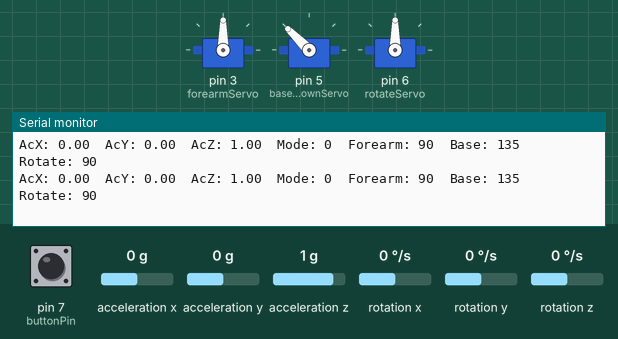
Simulated run of this sketch. Board: Arduino Uno, built with avr-gcc and run on an emulated ATmega328P. Parts: 3 × servo, the last lines printed to the serial monitor. The inputs (shaded band) are chosen by the test bench; at power-on: acceleration x 0 g, acceleration y 0 g, acceleration z 1 g, pin 7 (buttonPin) HIGH, rotation x 0 °/s, rotation y 0 °/s, rotation z 0 °/s.

Above: at 2.2 s.
2.3 s: acceleration x set to -0.2 g
At 2.46 s:
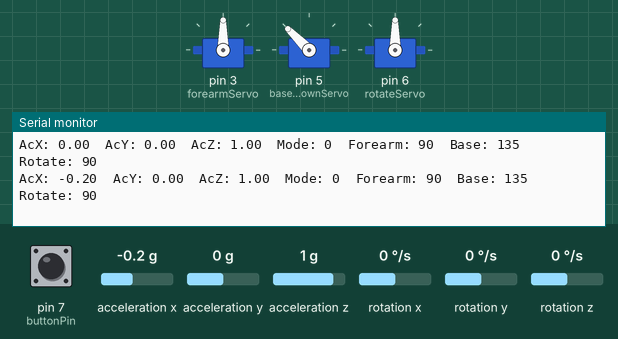
8.4 s: acceleration y set to -0.2 g
At 8.46 s:
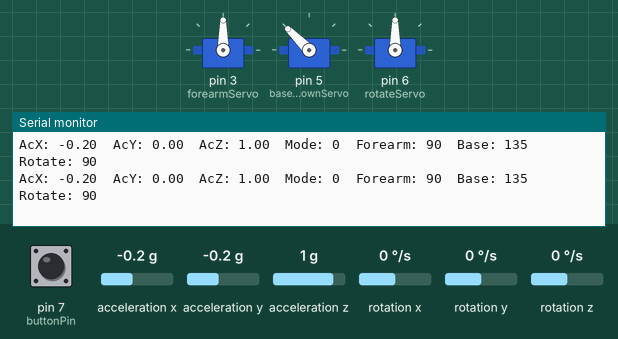
11.4 s: acceleration z set to 0.1 g
At 11.45 s:
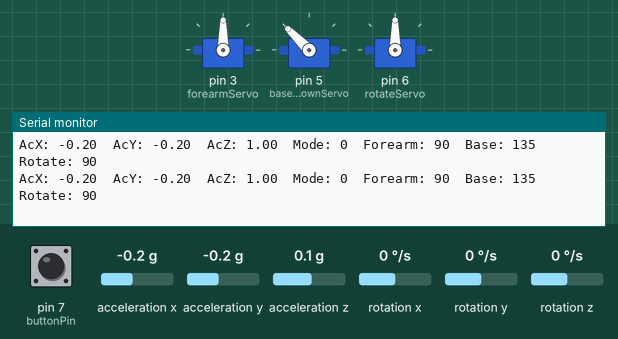
14.4 s: acceleration z set to -0.2 g
At 14.45 s:
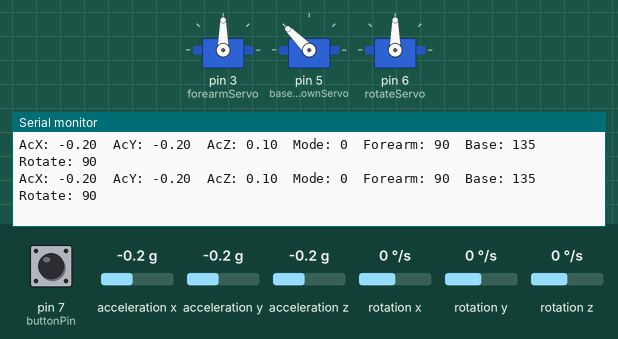
Timing chart, 0 to 17.4 s (numbered marks = the images above; inputs shaded):
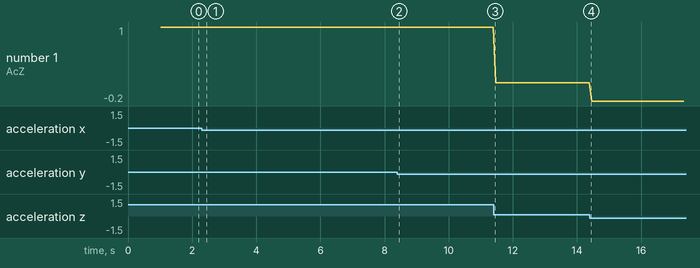

The sketch:

gyro_servo_arm_chat.ino
```cpp
#include <Wire.h>
#include <Servo.h>
#include <MPU6050.h>

MPU6050 mpu;

// Servo definitions
Servo forearmServo;     // Moves up/down: 45° to 180°
Servo baseUpDownServo;  // Moves up/down: 180° to 90°
Servo rotateServo;      // Rotates left/right: 0° to 180°

int buttonPin = 7;
int buttonState = 0;
int lastButtonState = 0;
int mode = 0;  // Toggles between 0 and 1 on button press

// Servo angles
int forearmPos = 90;
int baseUpDownPos = 135;
int rotatePos = 90;

// MPU6050 variables (from your gyro_basic_readings.ino)
int16_t ax, ay, az;
int16_t gx, gy, gz;
float AcX, AcY, AcZ, Tmp, GyX, GyY, GyZ;

void setup() {
  Serial.begin(9600);
  Wire.begin();

  // Initialize MPU6050 with your configuration
  Serial.println("Initializing MPU6050...");
  mpu.begin();

  if (!mpu.testConnection()) {
    Serial.println("MPU6050 connection failed!");
    while (1);
  } else {
    Serial.println("MPU6050 connected successfully!");
  }

  // Attach servos
  forearmServo.attach(3);     // Forearm joint servo
  baseUpDownServo.attach(5);  // Base up/down servo
  rotateServo.attach(6);      // Rotation servo

  pinMode(buttonPin, INPUT_PULLUP);

  // Initial servo positions
  forearmServo.write(forearmPos);
  baseUpDownServo.write(baseUpDownPos);
  rotateServo.write(rotatePos);

  delay(1000);
  Serial.println("System ready!");
}

void loop() {
  // --- READ MPU6050 DATA (as in gyro_basic_readings.ino) ---
  mpu.getMotion6(&ax, &ay, &az, &gx, &gy, &gz);

  // Convert raw readings to g-forces and deg/s
  AcX = (float)ax / 16384.0;
  AcY = (float)ay / 16384.0;
  AcZ = (float)az / 16384.0;
  GyX = (float)gx / 131.0;
  GyY = (float)gy / 131.0;
  GyZ = (float)gz / 131.0;

  // --- BUTTON HANDLING ---
  buttonState = digitalRead(buttonPin);
  if (buttonState == LOW && lastButtonState == HIGH) {
    mode = !mode; // Toggle mode (0 ↔ 1)
    delay(250);   // Debounce delay
  }
  lastButtonState = buttonState;

  // --- FOREARM JOINT CONTROL (mode = 0) ---
  if (mode == 0) {
    if (AcX < -2 && AcZ < 9) {
      forearmPos--;
      if (forearmPos < 45) forearmPos = 45;
      forearmServo.write(forearmPos);
    }
    else if (AcX > 2 && AcZ < 9) {
      forearmPos++;
      if (forearmPos > 180) forearmPos = 180;
      forearmServo.write(forearmPos);
    }
  }

  // --- BASE UP/DOWN CONTROL (mode = 1) ---
  if (mode == 1) {
    if (AcX < -2 && AcZ < 9) {
      baseUpDownPos++;
      if (baseUpDownPos > 180) baseUpDownPos = 180;
      baseUpDownServo.write(baseUpDownPos);
    }
    else if (AcX > 2 && AcZ < 9) {
      baseUpDownPos--;
      if (baseUpDownPos < 90) baseUpDownPos = 90;
      baseUpDownServo.write(baseUpDownPos);
    }
  }

  // --- ROTATION CONTROL (Always Active) ---
  if (AcY < -2 && AcZ < 9) {
    rotatePos--;
    if (rotatePos < 0) rotatePos = 0;
    rotateServo.write(rotatePos);
  }
  else if (AcY > 2 && AcZ < 9) {
    rotatePos++;
    if (rotatePos > 180) rotatePos = 180;
    rotateServo.write(rotatePos);
  }

  // --- SERIAL MONITOR DEBUG ---
  Serial.print("AcX: "); Serial.print(AcX);
  Serial.print("  AcY: "); Serial.print(AcY);
  Serial.print("  AcZ: "); Serial.print(AcZ);
  Serial.print("  Mode: "); Serial.print(mode);
  Serial.print("  Forearm: "); Serial.print(forearmPos);
  Serial.print("  Base: "); Serial.print(baseUpDownPos);
  Serial.print("  Rotate: "); Serial.println(rotatePos);

  delay(50);
}
```

Measured:
- after the input at 2.3 s, the serial monitor: prints a new line after 0.10 s (image 1)
- plotted number 1: 1 → 0.1 after the input at 11.4 s
